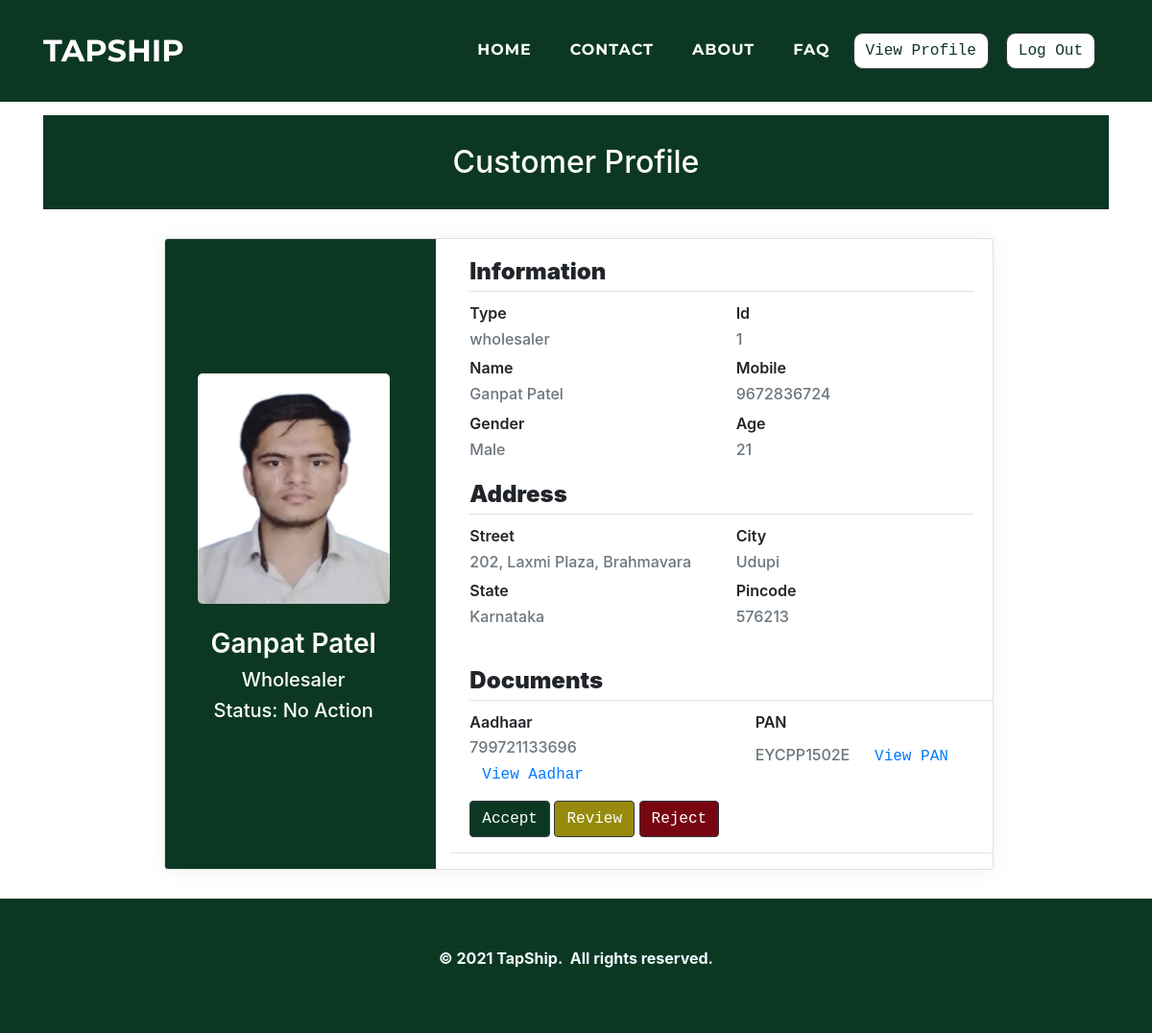
Before: /admin/customerprofile.php?c_mobile=9672836724 (signed in) with the older database file.
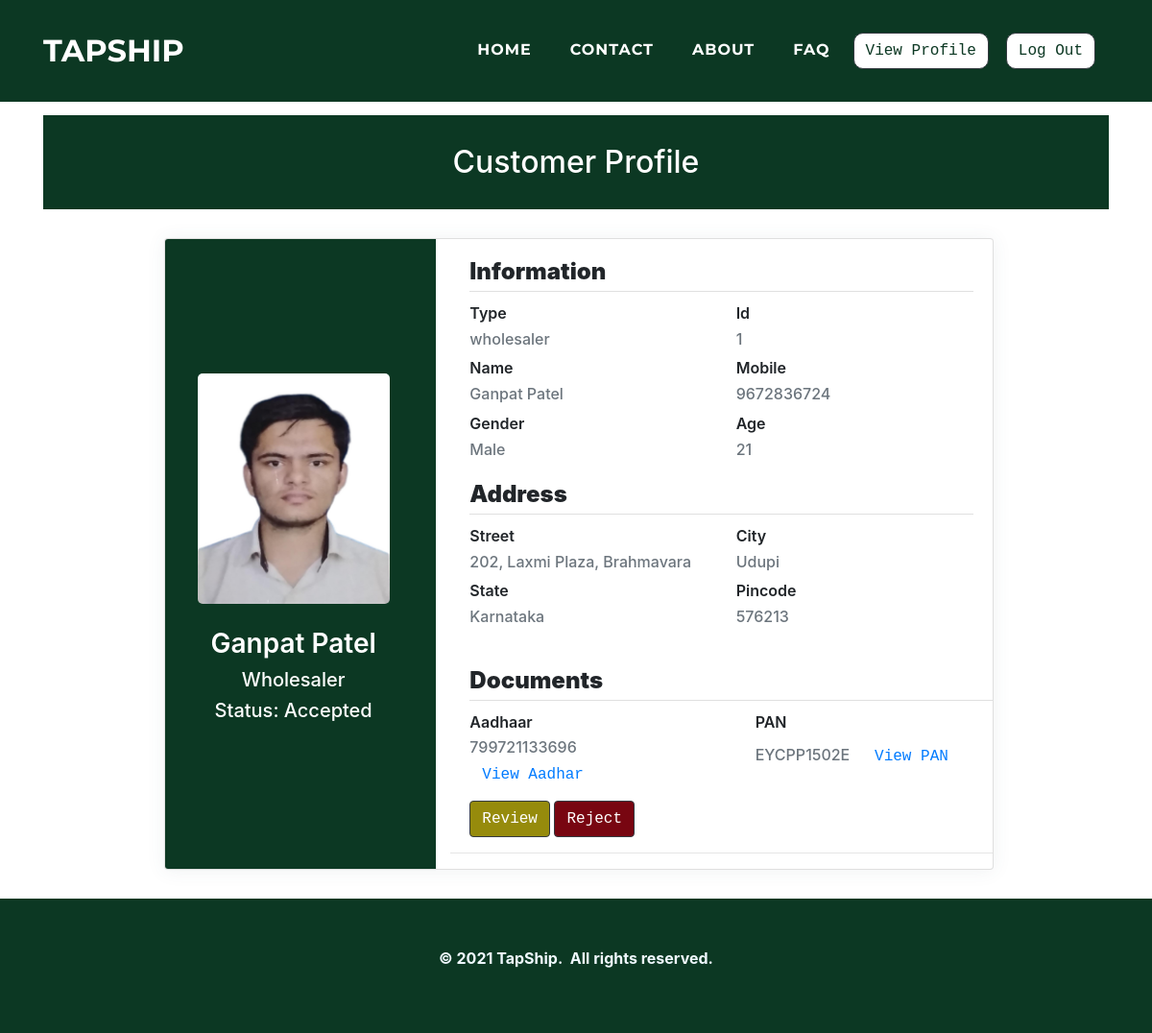
After: the same page with the newer database file.
### admin/customerprofile.php (the view, shortened to what the changed rows need)
<!doctype html>
        <html>
            <head>
				<link rel="stylesheet" href="../assets/bootstrap/css/bootstrap.min.css">
				<link rel="stylesheet" href="../assets/fonts/font-awesome.min.css">
				<link rel="stylesheet" href="../assets/fonts/ionicons.min.css">
				<link rel="stylesheet" href="../assets/css/Article-List.css">
				<link rel="stylesheet" href="../assets/css/Footer-Dark.css">
				<link rel="stylesheet" href="../assets/css/Highlight-Blue.css">
				<link rel="stylesheet" href="https://cdnjs.cloudflare.com/ajax/libs/animate.css/3.5.2/animate.min.css">
				<link rel="stylesheet" href="https://cdnjs.cloudflare.com/ajax/libs/aos/2.2.0/aos.css">
				<link rel="stylesheet" href="../assets/css/Login-Form-Clean.css">
				<link rel="stylesheet" href="../assets/css/table-style.css">
                <link rel="stylesheet" href="../assets/css/profile.css">
                <link href='https://maxcdn.bootstrapcdn.com/bootstrap/4.0.0/css/bootstrap.min.css' rel='stylesheet'>
                <link href='https://cdnjs.cloudflare.com/ajax/libs/MaterialDesign-Webfont/3.6.95/css/materialdesignicons.css' rel='stylesheet'>
            </head>
        <body oncontextmenu='return false' class='snippet-body'>
        <div class="page-content page-container" id="page-content">
	<?php
$con=mysqli_connect("localhost","root","","tapship");
   $c_mobile = $_GET['c_mobile'];
   $query = " select * from customer where c_mobile=".$c_mobile."";
   $result = mysqli_query($con,$query);
   while( $res=mysqli_fetch_assoc($result))
   {
       $c_name =  $res['c_name'];
       $c_type =  $res['c_type'];
       $c_photo =  $res['c_photo'];
       $c_approve =  $res['c_approve'];
   }
?>
    <div class="features-boxed">
        <div class="container" style="background: #ffffff;">
            <div class="intro" style="background: #0c3823;margin-top: 120px;margin-bottom: 30px;">
                <h2 class="text-center" data-aos="fade" style="color: rgb(255,255,255);padding: 30px;margin-bottom: 0px;">Customer Profile</h2>
            </div>
        </div>
    </div>
    <?php
    if($c_type=="wholesaler")
    {
    ?>
    <div class="padding">
        <div class="row container d-flex justify-content-center">
            <div class="col-xl-12 col-md-12">
                <div class="card user-card-full">
                    <div class="row m-l-0 m-r-0">
                        <div class="col-md-4 bg-c-lite-green user-profile">
                            <div class="card-block text-center text-white">
                                <div class="m-b-25"> <img src="../customers/<?php echo  $c_photo;?>" width="200" height="240" align="center" class="img-radius" alt="User-Profile-Image"> </div>
                                <h3 class="f-w-600"><?php echo "$c_name"?></h3>
                                <h5>Wholesaler</h5>
								<h5>Status: <?php if($c_approve=="1"){echo "No Action";}else if($c_approve=="2"){echo " Accepted";}else if($c_approve=="3"){echo "Review";}else if($c_approve=="4"){echo "Rejected";}else if($c_approve=="5"){echo "Resubmitted";}  ?></h5>
                            </div>
                        </div>
                        <div class="col-sm-8">
	<?php
	}
	?>
								<form action="statuscustomer.php?c_mobile=<?php echo $c_mobile; ?>" method="post">
								<?php
								if($c_approve==1){
								?>
								 <td data-label="Profile"> <button class="btn btn-dark text-monospace  m-l-20 f-w-400" style="background-color:#0c3823;"  name="accept">Accept</button> </td>
								 <td data-label="Profile"> <button class="btn btn-dark text-monospace" style="background-color:#968b0c;"  name="review">Review</button> </td>
								 <td data-label="Profile"> <button class="btn btn-dark text-monospace" style="background-color:#780611;"  name="reject">Reject</button> </td>
								 <hr>
								<?php
								}
								if($c_approve==2){
								?>
								 <td data-label="Profile"> <button class="btn btn-dark text-monospace  m-l-20 f-w-400" style="background-color:#968b0c;"  name="review">Review</button> </td>
								 <td data-label="Profile"> <button class="btn btn-dark text-monospace" style="background-color:#780611;"  name="reject">Reject</button> </td>
								 <hr>
								<?php
								}
								?>
								</form>
                            </div>
                        </div>
                    </div>
                </div>
            </div>
        </div>
    </div>
  </body>
</html>

Changed rows visible on the page:
changed customer "Ganpat Patel": c_approve "1" → "2" (drawn)
Other visible differences:
text no longer shown: "No Action Accept"
text now shown: "Accepted"
